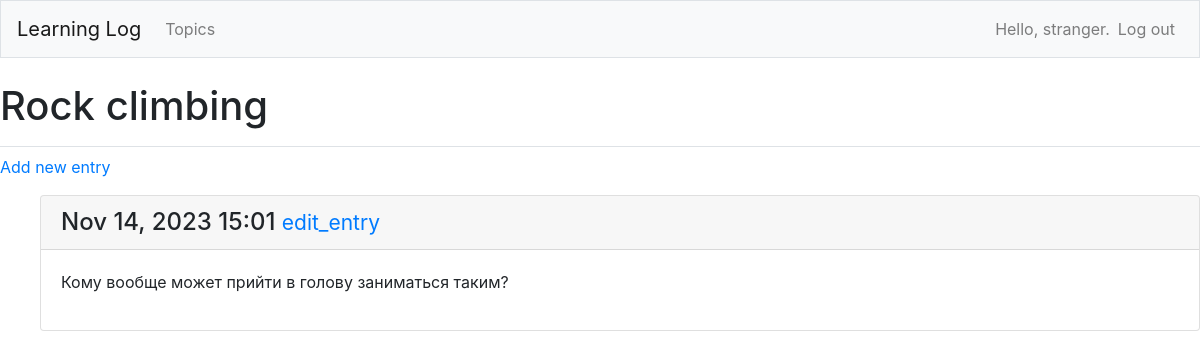
The page /topics/2/ (signed in) on the database its author committed.
### learning_logs/models.py (models this page shows, shortened)
class Topic(models.Model):
    text = models.CharField(max_length=200)
    date_added = models.DateTimeField(auto_now_add=True)
    owner = models.ForeignKey(User, on_delete=models.CASCADE)
    def __str__(self) -> str:
        return self.text

class Entry(models.Model):
    topic = models.ForeignKey(Topic, on_delete=models.CASCADE)
    text = models.TextField()
    date_added = models.DateTimeField(auto_now_add=True)
    class Meta:
        verbose_name_plural = "entries"

### learning_logs/views.py (the view)
# urls.py: path("topics/<int:topic_id>/", views.topic, name="topic"),
@login_required
def topic(request, topic_id):
    topic = Topic.objects.get(id=topic_id)
    check_topic_onwer(topic, request.user)
    entries = topic.entry_set.order_by("-date_added")
    context = {"topic": topic, "entries": entries}
    return render(request, "learning_logs/topic.html", context)

### learning_logs/views.py (called while the page is built)
def check_topic_onwer(topic, user):
    if topic.owner != user:
        raise Http404

### learning_logs/templates/learning_logs/topic.html
{% extends "learning_logs/base.html" %}
{% block page_header %}
<h1>{{ topic }}</h1>
{% endblock page_header %}
{% block content %}
  <p>
    <a href="{% url 'learning_logs:new_entry' topic.id %}">Add new entry</a>
  </p>
  <ul>
    {% for entry in entries %}
      <div class="card mb-3">
        <h4 class="card-header">
          {{ entry.date_added|date:"M d, Y H:i" }}
          <small><a href="{% url 'learning_logs:edit_entry' entry.id %}">
            edit_entry</a></small>
        </h4>
        <div class="card-body">
          {{ entry.text|linebreaks }}
        </div>
      </div>
    {% empty %}
      <p>There are no entries for this topic yet.</p>
    {% endfor %}
  </ul>
{% endblock content %}

### learning_logs/templates/learning_logs/base.html (shortened to what this page needs)
{% load bootstrap4 %}
<!DOCTYPE html>
<html lang="en">
<head>
  {% bootstrap_css %}
</head>
<body>
  <nav class="navbar navbar-expand-md navbar-light bg-light mb-4 border">
    <a class="navbar-brand" href="{% url 'learning_logs:index' %}">Learning Log</a>
    <div class="collapse navbar-collapse" id="navbarCollapse">
      <ul class="navbar-nav mr-auto">
        <li class="nav-item">
          <a class="nav-link" href="{% url 'learning_logs:topics' %}">Topics</a>
        </li>
      </ul>
      <ul class="navbar-nav ml-auto">
        {% if user.is_authenticated %}
        <li class="nav-item">
          <span class="navbar-text">Hello, {{ user.username }}.</span>
        </li>
        <li class="nav-item">
          <a class="nav-link" href="{% url 'users:logout' %}">Log out</a>
        </li>
        {% endif %}
      </ul>
    </div>
  </nav>
  <main role="main" class="conatiner">
    <div class="pb-2 mb-2 border-bottom">
      {% block page_header %} {% endblock page_header %}
    </div>
    <div>
      {% block content %}{% endblock content %}
    </div>
  </main>
</body>
</html>

### rows shown on the page
Topic: text "Rock climbing"
Entry: date_added "Nov 14, 2023 15:01", text "Кому вообще может прийти в голову заниматься таким?"

### other values the page prints
{{ user.username }} "stranger"
